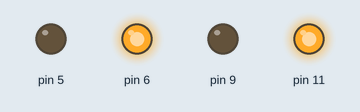
Recording of a sketch running on a simulated Arduino Uno, built with avr-gcc and run on an emulated ATmega328P. Parts: output pins drawn as LEDs (lit = HIGH).

Above: at 0.1 s.
Timing chart, 0 to 1.6 s (numbered marks = the images above):
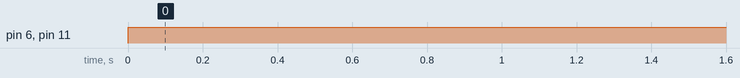

The sketch:

stunning_bigery1.ino
```cpp
void setup()
{
  pinMode(6, OUTPUT);
  pinMode(5, OUTPUT);
  pinMode(11, OUTPUT);
  pinMode(9, OUTPUT);
}

void loop()
{
  digitalWrite(6, HIGH);
  digitalWrite(5, LOW);
  digitalWrite(11, HIGH);
  digitalWrite(9, LOW);
  delay(10); // Delay a little bit to improve simulation performance
}
```

Measured:
- by itself, pin 6, pin 11: LOW → HIGH at 0.00 s
